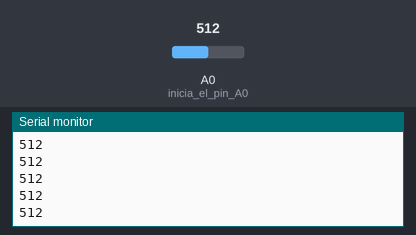
This sketch was run on a simulated Arduino Uno, built with avr-gcc and run on an emulated ATmega328P. On the bench: the last lines printed to the serial monitor. Inputs (shaded band) come from the test bench; at power-on: A0 (inicia_el_pin_A0) = 512.

Above: at 1.2 s.
1.3 s: A0 (inicia_el_pin_A0) set to 716
At 1.56 s:
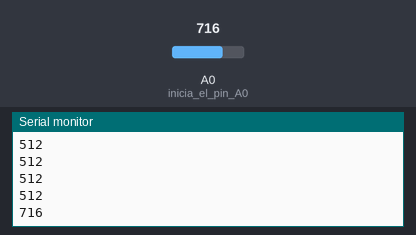
2.8 s: A0 (inicia_el_pin_A0) set to 900
At 2.96 s:
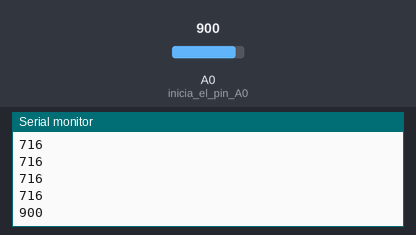
Timing chart, 0 to 5.8 s (numbered marks = the images above; inputs shaded):
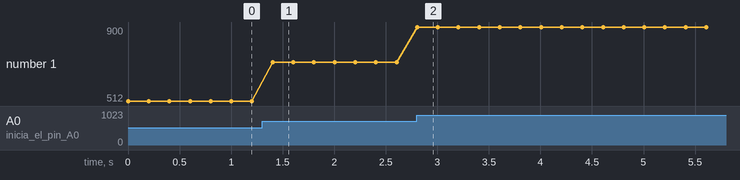

The sketch:

Light_Sensor.ino
```cpp
// @author Tomas de Camino Beck
// inventoria.org & funcostarica.org

void setup() {
  // put your setup code here, to run once:
  pinMode(A0,INPUT);// inicia el pin A0
  Serial.begin(9600);//inicia el puerto serial a 9600
}

void loop() {
  // put your main code here, to run repeatedly:
  int val = analogRead(A0);//leer el sensor
  Serial.println(val);//manda el valor a puerto serial
  delay(200);//espera 200 mili-segundos
}
```

Measured:
- after the input at 1.3 s, the serial monitor: prints a new line after 0.10 s (image 1)
- after the input at 2.8 s, the serial monitor: prints a new line at once (image 2)
- plotted number 1: 512 → 716 after the input at 1.3 s, 716 → 900 after the input at 2.8 s
